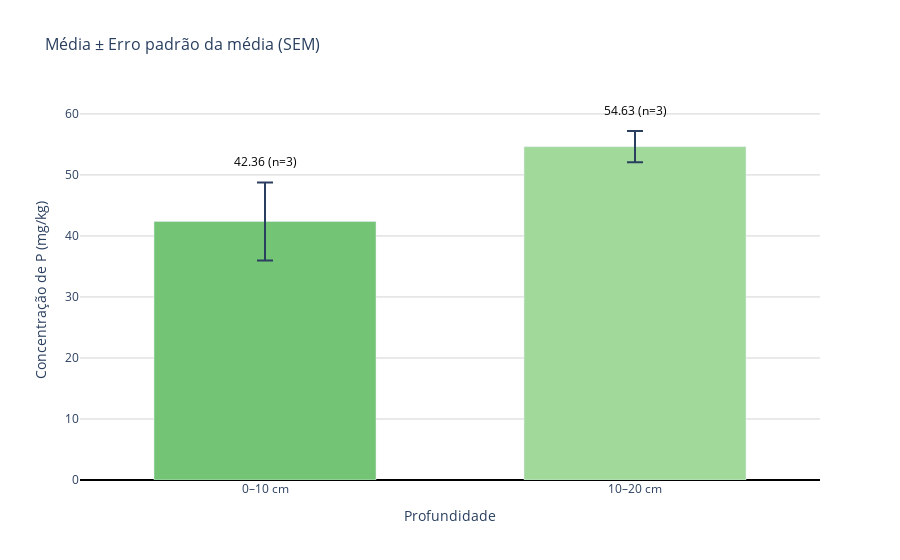

Notebook code for this chart:
### Code cell
import numpy as np
import plotly.graph_objects as go

# Função para limpar valores negativos (não mensuráveis)
def limpar(valores):
    arr = np.array(valores, dtype=float)
    arr[arr < 0] = np.nan
    return arr

# Dados
pi_0_10 = limpar([R1_0_10_resina, R2_0_10_resina, P2_0_10_resina])
pi_10_20 = limpar([R1_10_20_resina, R2_10_20_resina, P2_10_20_resina])

# Estatísticas
means = [np.nanmean(pi_0_10), np.nanmean(pi_10_20)]
stds  = [np.nanstd(pi_0_10, ddof=1), np.nanstd(pi_10_20, ddof=1)]
ns    = [np.sum(~np.isnan(pi_0_10)), np.sum(~np.isnan(pi_10_20))]
sems  = [stds[i] / np.sqrt(ns[i]) if ns[i] > 0 else np.nan for i in range(2)]

# Labels e cores
labels = ['0–10 cm', '10–20 cm']
colors = ['#74c476', '#a1d99b']

# Calcula a posição do texto acima da barra + erro
text_y = []
text_labels = []
for v, sem, n in zip(means, sems, ns):
    if np.isnan(v):
        text_y.append(0.05 * max(means))  # posição mínima
        text_labels.append('Não mensurável')
    else:
        text_y.append(v + (sem if not np.isnan(sem) else 0) + 0.03*max(means))  # acima da barra + erro
        text_labels.append(f'{v:.2f}\n(n={n})')

# Criar gráfico
fig = go.Figure()

fig.add_trace(go.Bar(
    x=labels,
    y=means,
    error_y=dict(
        type='data',
        array=sems,
        visible=True,
        thickness=2,
        width=8
    ),
    marker_color=colors,
    text=text_labels,
    textposition='none',  # não usar outside, vamos posicionar manualmente
))

# Adiciona os textos manualmente acima da barra + erro
for xi, yi, txt in zip(labels, text_y, text_labels):
    fig.add_annotation(
        x=xi,
        y=yi,
        text=txt,
        showarrow=False,
        font=dict(size=12, color='black'),
        xanchor='center',
        yanchor='bottom'
    )

# Layout
fig.update_layout(
    title='Média ± Erro padrão da média (SEM)',
    title_font_size=16,
    yaxis_title='Concentração de P (mg/kg)',
    xaxis_title='Profundidade',
    plot_bgcolor='white',
    bargap=0.4,
    yaxis=dict(showgrid=True, gridcolor='lightgray', zeroline=True, zerolinecolor='black'),
)

fig.show()

### Figure 1 — Plotly figure (JSON) as saved in the notebook; plotly's stock layout.template omitted (floating-point values rounded to 4 significant figures)
{"data": [{"error_y": {"array": [6.404, 2.569], "thickness": 2, "type": "data", "visible": true, "width": 8}, "marker": {"color": ["#74c476", "#a1d99b"]}, "text": ["42.36\n(n=3)", "54.63\n(n=3)"], "textposition": "none", "type": "bar", "x": ["0–10 cm", "10–20 cm"], "y": [42.36, 54.63]}], "layout": {"annotations": [{"font": {"color": "black", "size": 12}, "showarrow": false, "text": "42.36\n(n=3)", "x": "0–10 cm", "xanchor": "center", "y": 50.41, "yanchor": "bottom"}, {"font": {"color": "black", "size": 12}, "showarrow": false, "text": "54.63\n(n=3)", "x": "10–20 cm", "xanchor": "center", "y": 58.84, "yanchor": "bottom"}], "bargap": 0.4, "plot_bgcolor": "white", "title": {"font": {"size": 16}, "text": "Média ± Erro padrão da média (SEM)"}, "xaxis": {"title": {"text": "Profundidade"}}, "yaxis": {"gridcolor": "lightgray", "showgrid": true, "title": {"text": "Concentração de P (mg/kg)"}, "zeroline": true, "zerolinecolor": "black"}}}
